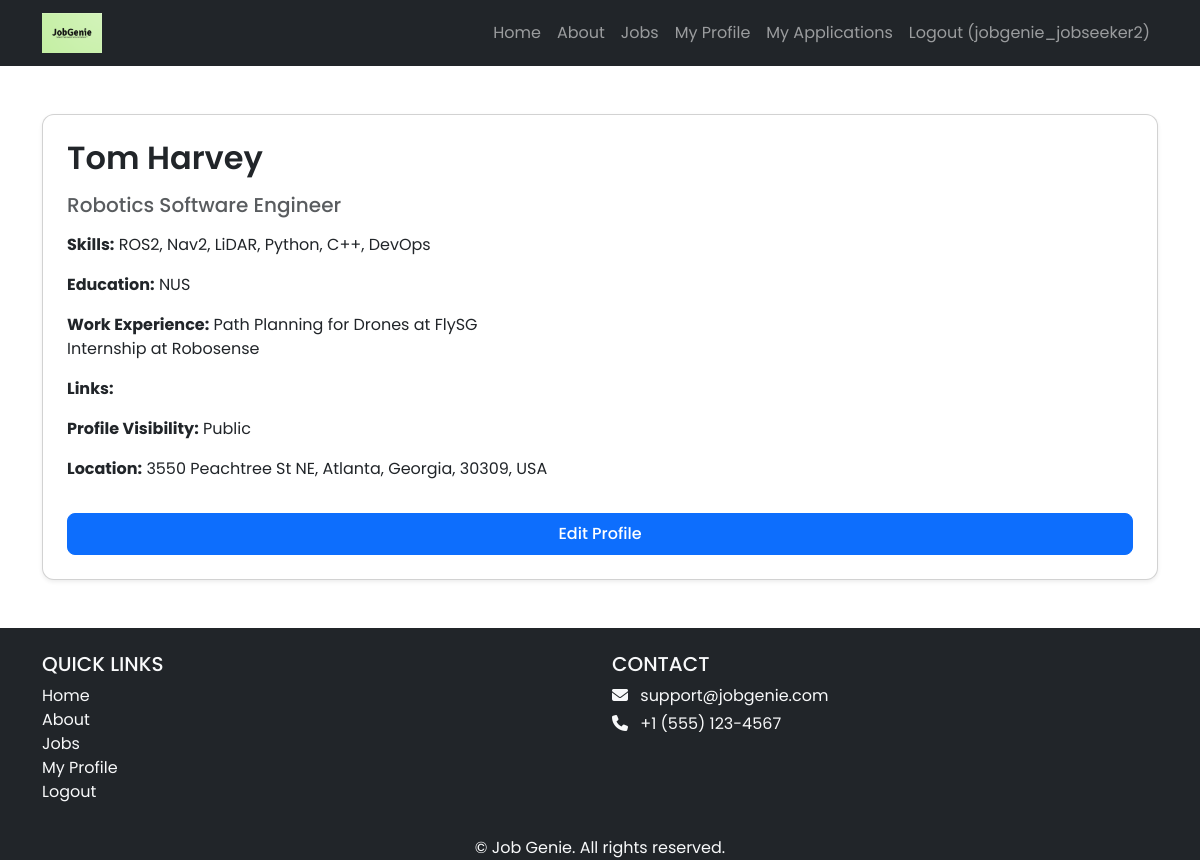
The app's page /profiles/view_profile/ (signed in) with its own data.
### profiles/models.py (models this page shows, shortened)
class JobSeekerProfile(models.Model):
    first_name = models.CharField(max_length=255, default='Unknown')
    last_name = models.CharField(max_length=255, default='Unknown')
    user = models.OneToOneField(User, on_delete=models.CASCADE)
    headline = models.CharField(max_length=255)
    skills = models.TextField()
    education = models.TextField()
    work_experience = models.TextField()
    links = models.TextField(blank=True)
    is_public = models.BooleanField(default=True)  # privacy
    address = models.CharField(max_length=255, blank=True)
    city = models.CharField(max_length=100, blank=True)
    state = models.CharField(max_length=100, blank=True)
    postal_code = models.CharField(max_length=20, blank=True)
    country = models.CharField(max_length=100, blank=True)
    lat = models.FloatField(null=True, blank=True)
    lng = models.FloatField(null=True, blank=True)

### profiles/views.py (the view)
# urls.py: path('view_profile/', views.view_profile, name='view_profile'),
@login_required
def view_profile(request):
    try:
        profile = request.user.jobseekerprofile
    except JobSeekerProfile.DoesNotExist:
        profile = None
    return render(request, "profiles/view_profile.html", {"profile": profile})

### profiles/templates/profiles/view_profile.html
{% extends "base.html" %}
{% block content %}
<div class="container my-5 profile-view">
    <div class="card shadow-sm p-4">
        {% if profile %}
            <h2 class="mb-3">
            {% if profile.first_name or profile.last_name %}
                {{ profile.first_name }} {{ profile.last_name }}
            {% else %}
                {{ profile.user.username }}
            {% endif %}
            </h2>
            <h5 class="text-muted mb-3">{{ profile.headline }}</h5>
            <p><strong>Skills:</strong> {{ profile.skills|linebreaksbr }}</p>
            <p><strong>Education:</strong> {{ profile.education|linebreaksbr }}</p>
            <p><strong>Work Experience:</strong> {{ profile.work_experience|linebreaksbr }}</p>
            <p><strong>Links:</strong> {{ profile.links|linebreaksbr }}</p>
            <p><strong>Profile Visibility:</strong> {{ profile.is_public|yesno:"Public,Private" }}</p>
            <p><strong>Location:</strong>
                {{ profile.address }},
                {{ profile.city }},
                {{ profile.state }},
                {{ profile.postal_code }},
                {{ profile.country }}
            </p>
            <a href="{% url 'profiles:edit_profile' %}" class="btn btn-primary mt-3">Edit Profile</a>
        {% else %}
            <h3 class="mb-3">No profile found</h3>
            <p>You don’t have a profile yet. Click below to create one.</p>
            <a href="{% url 'profiles:create_profile' %}" class="btn btn-success mt-3">Create Profile</a>
        {% endif %}
    </div>
</div>
{% endblock content %}

### jobgenie/templates/base.html (shortened to what this page needs)
<!DOCTYPE html>
<html>
{% load static %}
<head>
    <link href="https://cdn.jsdelivr.net/npm/bootstrap@5.3.3/dist/css/bootstrap.min.css" rel="stylesheet"
>
    <link rel="stylesheet" href="https://cdnjs.cloudflare.com/ajax/libs/font-awesome/6.1.1/css/all.min.css">
    <link rel="stylesheet" type="text/css" href="{% static 'css/style.css' %}">
</head>
<body>
    <header>
        <nav class="navbar navbar-expand-lg navbar-dark bg-dark">
            <div class="container">
                <a class="navbar-brand" href="{% url 'home.index' %}">
                    <img src="{% static 'img/logo.png' %}" alt="logo" height="40" />
                </a>
                <div class="collapse navbar-collapse" id="navbarNav">
                    <ul class="navbar-nav ms-auto">
                        <li class="nav-item">
                            <a class="nav-link {% if request.resolver_match.url_name == 'home.index' %}active{% endif %}"
                                href="{% url 'home.index' %}">Home</a>
                        </li>
                        <li class="nav-item">
                            <a class="nav-link {% if request.resolver_match.url_name == 'home.about' %}active{% endif %}"
                                href="{% url 'home.about' %}">About</a>
                        </li>
                        <li class="nav-item">
                            <a class="nav-link {% if request.path|slice:':6' == '/jobs/' %}active{% endif %}" href="{% url 'job_list' %}">Jobs</a>
                        </li>
                        {% if user.is_authenticated %}
                            {% if user.userprofile.role == "JOB_SEEKER" %}
                                <li class="nav-item">
                                    <a class="nav-link {% if request.resolver_match.url_name == 'profiles:view_profile' %}active{% endif %}"
                                        href="{% url 'profiles:view_profile' %}">My Profile</a>
                                </li>
                                <li class="nav-item">
                                    <a class="nav-link {% if request.resolver_match.url_name == 'my_applications' %}active{% endif %}"
                                        href="{% url 'my_applications' %}">My Applications</a>
                                </li>
                            {% else %}
                                <li class="nav-item">
                                    <a class="nav-link" href="{% url 'accounts.signup' %}">Complete Profile</a>
                                </li>
                            {% endif %}
                            <li class="nav-item">
                                <a class="nav-link" href="{% url 'accounts.logout' %}">Logout ({{ user.username }})</a>
                            </li>
                        {% endif %}
                    </ul>
                </div>
            </div>
        </nav>
    </header>
    <div>
        {% block content %}
        {% endblock content %}
    </div>
    <footer class="bg-dark text-light pt-4 mt-5">
        <div class="container text-center">
            <div class="row text-center text-md-start">
                <div class="col-md-6 mb-3">
                    <h5 class="text-uppercase">Quick Links</h5>
                    <ul class="list-unstyled">
                    <li><a href="{% url 'home.index' %}" class="text-light text-decoration-none">Home</a></li>
                    <li><a href="{% url 'home.about' %}" class="text-light text-decoration-none">About</a></li>
                    <li><a href="{% url 'job_list' %}" class="text-light text-decoration-none">Jobs</a></li>
                    {% if user.is_authenticated %}
                        {% if user.userprofile.role == "JOB_SEEKER" %}
                            <li><a href="{% url 'profiles:view_profile' %}" class="text-light text-decoration-none">My Profile</a></li>
                        {% elif user.userprofile.role == "RECRUITER" %}
                            <li><a href="{% url 'recruiters:dashboard' %}" class="text-light text-decoration-none">Dashboard</a></li>
                        {% endif %}
                        <li><a href="{% url 'accounts.logout' %}" class="text-light text-decoration-none">Logout</a></li>
                    {% else %}
                        <li><a href="{% url 'accounts.login' %}" class="text-light text-decoration-none">Login</a></li>
                        <li><a href="{% url 'accounts.signup' %}" class="text-light text-decoration-none">Sign Up</a>
                        </li>
                        {% endif %}
                    </ul>
                </div>
                <div class="col-md-6 mb-3">
                    <h5 class="text-uppercase">Contact</h5>
                    <p class="mb-1"><i class="fas fa-envelope me-2"></i> support@jobgenie.com</p>
                    <p class="mb-1"><i class="fas fa-phone me-2"></i> +1 (555) 123-4567</p>
                </div>
            </div>
            <p class="mb-0">&copy; {{ now|date:"Y" }} Job Genie. All rights reserved.</p>
        </div>
    </footer>
</body>
</html>

### jobgenie/static/css/style.css (style rules this page uses)
body { font-family: 'Poppins', sans-serif; }
.navbar-brand { font-size: 1.4rem; letter-spacing: 1px; }
.profile-view h2, .profile-edit h2 { font-family: 'Poppins', sans-serif; font-weight: 600; }
.profile-view p, .profile-edit p, .profile-edit label { font-family: 'Poppins', sans-serif; font-size: 1rem; line-height: 1.5; }
.profile-view .card, .profile-edit .card { border-radius: 12px; padding: 20px; background-color: #ffffff; }
.profile-view .btn, .profile-edit .btn { border-radius: 8px; padding: 8px 16px; font-weight: 500; }

### records on screen
JobSeekerProfile: first_name "Tom", last_name "Harvey", headline "Robotics Software Engineer", skills "ROS2, Nav2, LiDAR, Python, C++, DevOps", education "NUS", work_experience "Path Planning for Drones at FlySG Internship at Robosense", is_public "Public", address "3550 Peachtree St NE", city "Atlanta", state "Georgia", postal_code "30309", country "USA"

### other values on screen
{{ user.username }} "jobgenie_jobseeker2"
